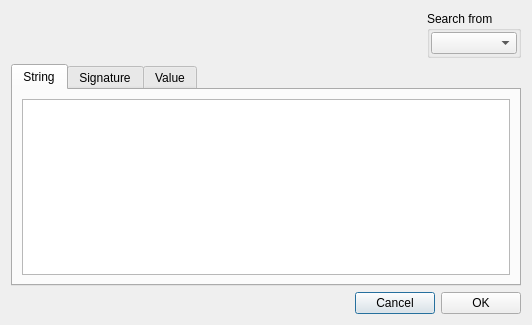
<?xml version="1.0" encoding="UTF-8"?>
<ui version="4.0">
 <class>DialogSearch</class>
 <widget class="QDialog" name="DialogSearch">
  <property name="windowModality">
   <enum>Qt::ApplicationModal</enum>
  </property>
  <property name="geometry">
   <rect>
    <x>0</x>
    <y>0</y>
    <width>532</width>
    <height>325</height>
   </rect>
  </property>
  <property name="windowTitle">
   <string>Search</string>
  </property>
  <property name="modal">
   <bool>true</bool>
  </property>
  <layout class="QVBoxLayout" name="verticalLayout_4">
   <item>
    <layout class="QHBoxLayout" name="horizontalLayout_2">
     <item>
      <spacer name="horizontalSpacer_2">
       <property name="orientation">
        <enum>Qt::Horizontal</enum>
       </property>
       <property name="sizeHint" stdset="0">
        <size>
         <width>40</width>
         <height>20</height>
        </size>
       </property>
      </spacer>
     </item>
     <item>
      <widget class="QGroupBox" name="groupBoxSearchFrom">
       <property name="title">
        <string>Search from</string>
       </property>
       <layout class="QVBoxLayout" name="verticalLayout">
        <property name="leftMargin">
         <number>1</number>
        </property>
        <property name="topMargin">
         <number>1</number>
        </property>
        <property name="rightMargin">
         <number>1</number>
        </property>
        <property name="bottomMargin">
         <number>1</number>
        </property>
        <item>
         <widget class="QComboBox" name="comboBoxSearchFrom"/>
        </item>
       </layout>
      </widget>
     </item>
    </layout>
   </item>
   <item>
    <widget class="QTabWidget" name="tabWidgetSearch">
     <property name="currentIndex">
      <number>0</number>
     </property>
     <widget class="QWidget" name="tabString">
      <attribute name="title">
       <string>String</string>
      </attribute>
      <layout class="QVBoxLayout" name="verticalLayout_2">
       <item>
        <widget class="QPlainTextEdit" name="plainTextEditString"/>
       </item>
      </layout>
     </widget>
     <widget class="QWidget" name="tabSignature">
      <attribute name="title">
       <string>Signature</string>
      </attribute>
      <layout class="QVBoxLayout" name="verticalLayout_3">
       <item>
        <widget class="QPlainTextEdit" name="plainTextEditSignature"/>
       </item>
      </layout>
     </widget>
     <widget class="QWidget" name="tabValue">
      <attribute name="title">
       <string>Value</string>
      </attribute>
     </widget>
    </widget>
   </item>
   <item>
    <layout class="QHBoxLayout" name="horizontalLayout">
     <item>
      <spacer name="horizontalSpacer">
       <property name="orientation">
        <enum>Qt::Horizontal</enum>
       </property>
       <property name="sizeHint" stdset="0">
        <size>
         <width>40</width>
         <height>20</height>
        </size>
       </property>
      </spacer>
     </item>
     <item>
      <widget class="QPushButton" name="pushButtonCancel">
       <property name="text">
        <string>Cancel</string>
       </property>
      </widget>
     </item>
     <item>
      <widget class="QPushButton" name="pushButtonOK">
       <property name="text">
        <string>OK</string>
       </property>
      </widget>
     </item>
    </layout>
   </item>
  </layout>
 </widget>
 <resources/>
 <connections/>
</ui>
